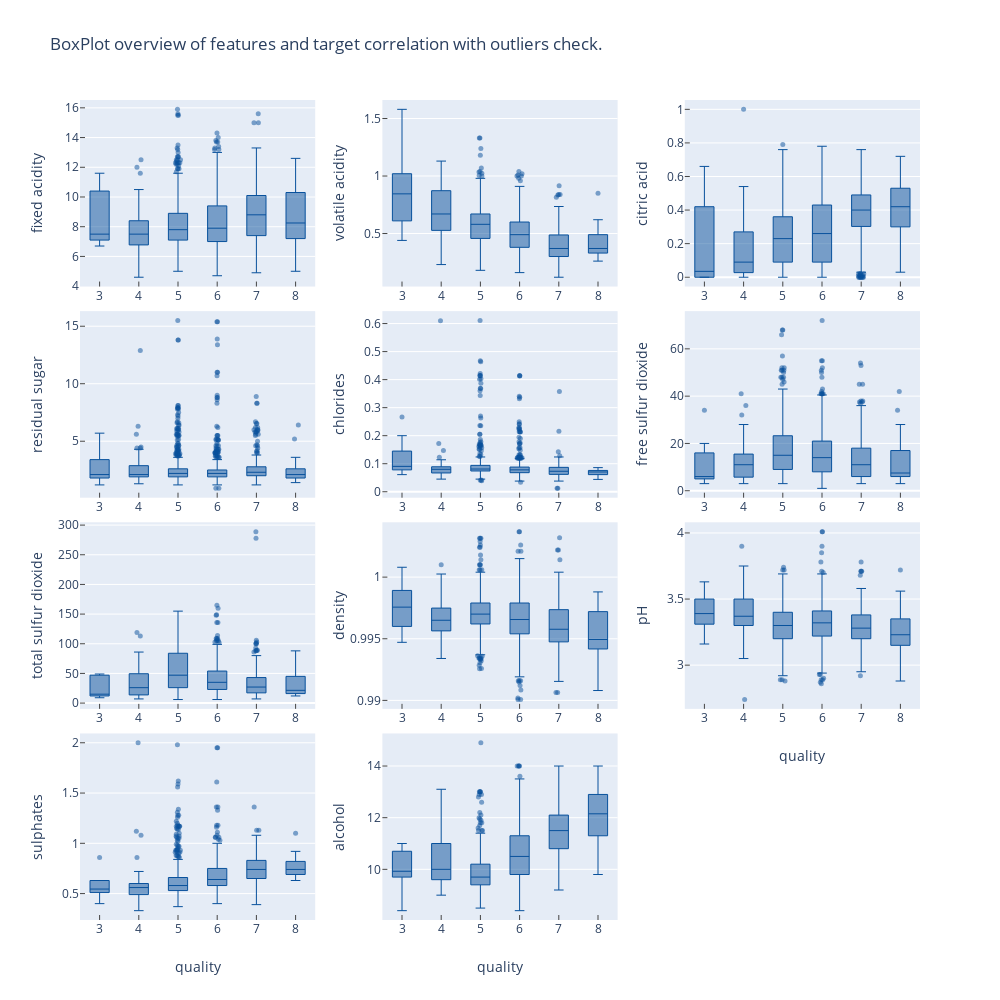

Write notebook code for a chart like this one.
### Markdown cell above
# Red Wine

### Code cell
# Focus on the red wine dataset for this study
# Let's produce an overiew on each feature and target (quality) correlation to have a visual representation of the
# correlation and the presence of outliers.

features = list(red_dataset)
target = features[-1]
features = features[:-1]

fig = make_subplots(
    rows = 4, 
    cols = 3,
    horizontal_spacing = 0.08,
    vertical_spacing = 0.03,
)

r = c = 1
for feature in features:
    fig.add_trace(
        go.Box(
            y = red_dataset[feature], 
            x=red_dataset[target],
            boxpoints='outliers',
            jitter=0.3,
            marker=dict(
                size=5,
                opacity=0.5,
                color='rgb(8,81,156)',
                outliercolor='rgb(219, 64, 82)',
            ),
            line_color='rgb(8,81,156)',
            line_width=1,
            showlegend=False
        ),
        row = r, col = c)
    fig.update_yaxes(title_text=feature, ticks="inside", nticks=7, row=r, col=c)
    fig.update_xaxes(ticks="inside", tick0=1, dtick=1, row=r, col=c)
    if (r == 4):
        fig.update_xaxes(title_text=target, row=r, col=c)
    if (r == 3 & c == 3):
        fig.update_xaxes(title_text=target, row=r, col=c)
    c = c + 1
    if (c > 3):
        c = 1
        r = r + 1
        
fig.update_layout(title_text="BoxPlot overview of features and target correlation with outliers check.", 
                  height=1000, 
                  width=1000)
fig.show()

# Boxplots show many outliers for quite a few columns. The 'red_dataset.describe()' table output produced some 
# cells above explain analytically this fact.
# Some features as residual sugar, chlorides and sulphates present an huge gap between min and max value. This
# could explain the outliers. 
# In some features a linear correlation is observed more than in others (alcohol, volatile acidity, sulphates...)

### Figure 1 — Plotly figure (JSON) as saved in the notebook; plotly's stock layout.template omitted (floating-point values rounded to 4 significant figures; data arrays with more than 128 entries replaced by an {"elided": "..."} marker saying what was removed)
{"data": [{"boxpoints": "outliers", "jitter": 0.3, "line": {"color": "rgb(8,81,156)", "width": 1}, "marker": {"color": "rgb(8,81,156)", "opacity": 0.5, "outliercolor": "rgb(219, 64, 82)", "size": 5}, "showlegend": false, "type": "box", "x": {"elided": "1599 int values"}, "xaxis": "x", "y": {"elided": "1599 float values"}, "yaxis": "y"}, {"boxpoints": "outliers", "jitter": 0.3, "line": {"color": "rgb(8,81,156)", "width": 1}, "marker": {"color": "rgb(8,81,156)", "opacity": 0.5, "outliercolor": "rgb(219, 64, 82)", "size": 5}, "showlegend": false, "type": "box", "x": {"elided": "1599 int values"}, "xaxis": "x2", "y": {"elided": "1599 float values"}, "yaxis": "y2"}, {"boxpoints": "outliers", "jitter": 0.3, "line": {"color": "rgb(8,81,156)", "width": 1}, "marker": {"color": "rgb(8,81,156)", "opacity": 0.5, "outliercolor": "rgb(219, 64, 82)", "size": 5}, "showlegend": false, "type": "box", "x": {"elided": "1599 int values"}, "xaxis": "x3", "y": {"elided": "1599 float values"}, "yaxis": "y3"}, {"boxpoints": "outliers", "jitter": 0.3, "line": {"color": "rgb(8,81,156)", "width": 1}, "marker": {"color": "rgb(8,81,156)", "opacity": 0.5, "outliercolor": "rgb(219, 64, 82)", "size": 5}, "showlegend": false, "type": "box", "x": {"elided": "1599 int values"}, "xaxis": "x4", "y": {"elided": "1599 float values"}, "yaxis": "y4"}, {"boxpoints": "outliers", "jitter": 0.3, "line": {"color": "rgb(8,81,156)", "width": 1}, "marker": {"color": "rgb(8,81,156)", "opacity": 0.5, "outliercolor": "rgb(219, 64, 82)", "size": 5}, "showlegend": false, "type": "box", "x": {"elided": "1599 int values"}, "xaxis": "x5", "y": {"elided": "1599 float values"}, "yaxis": "y5"}, {"boxpoints": "outliers", "jitter": 0.3, "line": {"color": "rgb(8,81,156)", "width": 1}, "marker": {"color": "rgb(8,81,156)", "opacity": 0.5, "outliercolor": "rgb(219, 64, 82)", "size": 5}, "showlegend": false, "type": "box", "x": {"elided": "1599 int values"}, "xaxis": "x6", "y": {"elided": "1599 float values"}, "yaxis": "y6"}, {"boxpoints": "outliers", "jitter": 0.3, "line": {"color": "rgb(8,81,156)", "width": 1}, "marker": {"color": "rgb(8,81,156)", "opacity": 0.5, "outliercolor": "rgb(219, 64, 82)", "size": 5}, "showlegend": false, "type": "box", "x": {"elided": "1599 int values"}, "xaxis": "x7", "y": {"elided": "1599 float values"}, "yaxis": "y7"}, {"boxpoints": "outliers", "jitter": 0.3, "line": {"color": "rgb(8,81,156)", "width": 1}, "marker": {"color": "rgb(8,81,156)", "opacity": 0.5, "outliercolor": "rgb(219, 64, 82)", "size": 5}, "showlegend": false, "type": "box", "x": {"elided": "1599 int values"}, "xaxis": "x8", "y": {"elided": "1599 float values"}, "yaxis": "y8"}, {"boxpoints": "outliers", "jitter": 0.3, "line": {"color": "rgb(8,81,156)", "width": 1}, "marker": {"color": "rgb(8,81,156)", "opacity": 0.5, "outliercolor": "rgb(219, 64, 82)", "size": 5}, "showlegend": false, "type": "box", "x": {"elided": "1599 int values"}, "xaxis": "x9", "y": {"elided": "1599 float values"}, "yaxis": "y9"}, {"boxpoints": "outliers", "jitter": 0.3, "line": {"color": "rgb(8,81,156)", "width": 1}, "marker": {"color": "rgb(8,81,156)", "opacity": 0.5, "outliercolor": "rgb(219, 64, 82)", "size": 5}, "showlegend": false, "type": "box", "x": {"elided": "1599 int values"}, "xaxis": "x10", "y": {"elided": "1599 float values"}, "yaxis": "y10"}, {"boxpoints": "outliers", "jitter": 0.3, "line": {"color": "rgb(8,81,156)", "width": 1}, "marker": {"color": "rgb(8,81,156)", "opacity": 0.5, "outliercolor": "rgb(219, 64, 82)", "size": 5}, "showlegend": false, "type": "box", "x": {"elided": "1599 int values"}, "xaxis": "x11", "y": {"elided": "1599 float values"}, "yaxis": "y11"}], "layout": {"height": 1000, "title": {"text": "BoxPlot overview of features and target correlation with outliers check."}, "width": 1000, "xaxis": {"anchor": "y", "domain": [0, 0.28], "dtick": 1, "tick0": 1, "ticks": "inside"}, "xaxis10": {"anchor": "y10", "domain": [0, 0.28], "dtick": 1, "tick0": 1, "ticks": "inside", "title": {"text": "quality"}}, "xaxis11": {"anchor": "y11", "domain": [0.36, 0.64], "dtick": 1, "tick0": 1, "ticks": "inside", "title": {"text": "quality"}}, "xaxis12": {"anchor": "y12", "domain": [0.72, 1]}, "xaxis2": {"anchor": "y2", "domain": [0.36, 0.64], "dtick": 1, "tick0": 1, "ticks": "inside"}, "xaxis3": {"anchor": "y3", "domain": [0.72, 1], "dtick": 1, "tick0": 1, "ticks": "inside"}, "xaxis4": {"anchor": "y4", "domain": [0, 0.28], "dtick": 1, "tick0": 1, "ticks": "inside"}, "xaxis5": {"anchor": "y5", "domain": [0.36, 0.64], "dtick": 1, "tick0": 1, "ticks": "inside"}, "xaxis6": {"anchor": "y6", "domain": [0.72, 1], "dtick": 1, "tick0": 1, "ticks": "inside"}, "xaxis7": {"anchor": "y7", "domain": [0, 0.28], "dtick": 1, "tick0": 1, "ticks": "inside"}, "xaxis8": {"anchor": "y8", "domain": [0.36, 0.64], "dtick": 1, "tick0": 1, "ticks": "inside"}, "xaxis9": {"anchor": "y9", "domain": [0.72, 1], "dtick": 1, "tick0": 1, "ticks": "inside", "title": {"text": "quality"}}, "yaxis": {"anchor": "x", "domain": [0.7725, 1], "nticks": 7, "ticks": "inside", "title": {"text": "fixed acidity"}}, "yaxis10": {"anchor": "x10", "domain": [0, 0.2275], "nticks": 7, "ticks": "inside", "title": {"text": "sulphates"}}, "yaxis11": {"anchor": "x11", "domain": [0, 0.2275], "nticks": 7, "ticks": "inside", "title": {"text": "alcohol"}}, "yaxis12": {"anchor": "x12", "domain": [0, 0.2275]}, "yaxis2": {"anchor": "x2", "domain": [0.7725, 1], "nticks": 7, "ticks": "inside", "title": {"text": "volatile acidity"}}, "yaxis3": {"anchor": "x3", "domain": [0.7725, 1], "nticks": 7, "ticks": "inside", "title": {"text": "citric acid"}}, "yaxis4": {"anchor": "x4", "domain": [0.515, 0.7425], "nticks": 7, "ticks": "inside", "title": {"text": "residual sugar"}}, "yaxis5": {"anchor": "x5", "domain": [0.515, 0.7425], "nticks": 7, "ticks": "inside", "title": {"text": "chlorides"}}, "yaxis6": {"anchor": "x6", "domain": [0.515, 0.7425], "nticks": 7, "ticks": "inside", "title": {"text": "free sulfur dioxide"}}, "yaxis7": {"anchor": "x7", "domain": [0.2575, 0.485], "nticks": 7, "ticks": "inside", "title": {"text": "total sulfur dioxide"}}, "yaxis8": {"anchor": "x8", "domain": [0.2575, 0.485], "nticks": 7, "ticks": "inside", "title": {"text": "density"}}, "yaxis9": {"anchor": "x9", "domain": [0.2575, 0.485], "nticks": 7, "ticks": "inside", "title": {"text": "pH"}}}}
